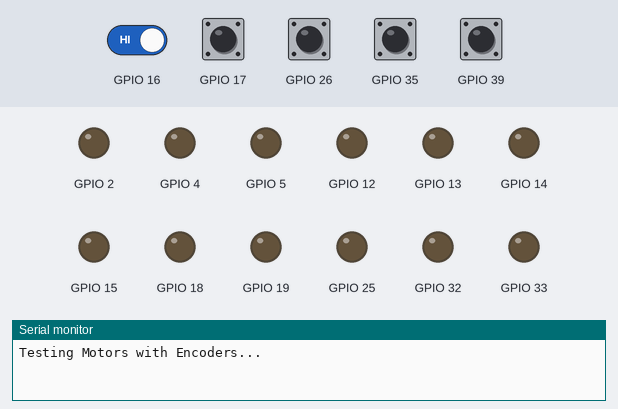
The sketch below on a simulated ESP32. Shown: output pins drawn as LEDs (lit = HIGH), the last lines printed to the serial monitor. The test bench sets the inputs (shaded band); at power-on: GPIO 16, GPIO 17, GPIO 26, GPIO 35, GPIO 39 HIGH.

Above: at 1.2 s.
1.3 s: GPIO 17 pulled LOW for 0.15 s
At 4.3 s:
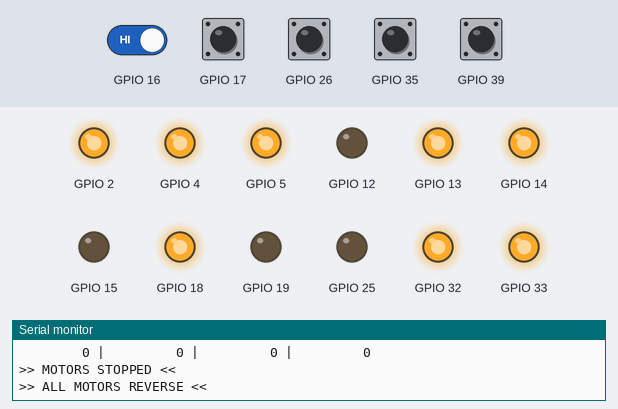
4.4 s: GPIO 16 driven LOW and GPIO 17 driven LOW
At 6.5 s:
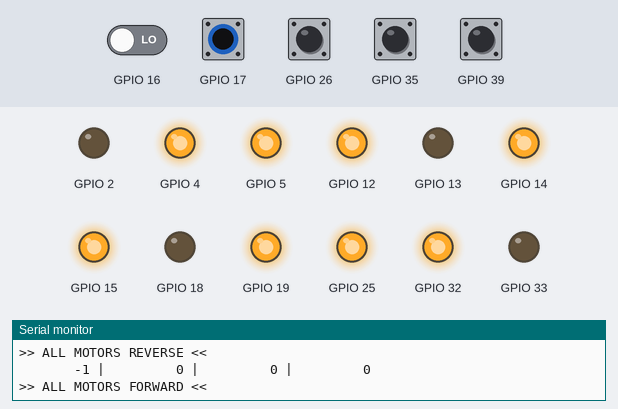
Timing chart, 0 to 13.4 s (numbered marks = the images above; inputs shaded):
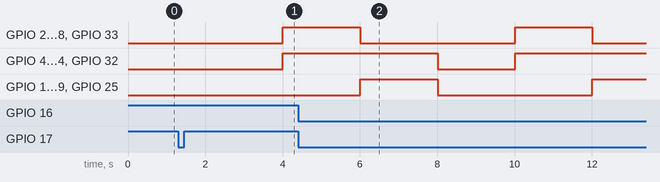

The sketch:

robot_control.ino
```cpp
#include <Arduino.h>

class MotorWithEncoder {
private:
  // Motor control pins
  int pin1_;
  int pin2_;
  int enablePin_;
  int channel_;

  // Encoder pins and state
  uint8_t encoderPinA_;
  uint8_t encoderPinB_;
  volatile long encoderCounter_;  // Changed from int to long
  volatile int aLastState_;

  // Motor state
  int currentSpeed_;
  int currentDirection_; // 1=forward, -1=backward, 0=stop

public:
  // Constructor
  MotorWithEncoder(int motorPin1, int motorPin2, int enablePin, int channel,
                 uint8_t encoderPinA, uint8_t encoderPinB)
    : pin1_(motorPin1), pin2_(motorPin2), enablePin_(enablePin), channel_(channel),
      encoderPinA_(encoderPinA), encoderPinB_(encoderPinB),
      encoderCounter_(0), aLastState_(0),
      currentSpeed_(0), currentDirection_(0) {

    // Setup motor pins
    pinMode(pin1_, OUTPUT);
    pinMode(pin2_, OUTPUT);
    ledcAttachChannel(enablePin_, 30000, 8, channel_);

    // Setup encoder pins
    pinMode(encoderPinA_, INPUT_PULLUP);
    pinMode(encoderPinB_, INPUT_PULLUP);
    aLastState_ = digitalRead(encoderPinA_);
  }

  // Encoder update function to be called from ISR
  void updateEncoder() {
    int aState = digitalRead(encoderPinA_);
    if (aState != aLastState_) {
      if (digitalRead(encoderPinB_) != aState) {
        encoderCounter_++;
      } else {
        encoderCounter_--;
      }
    }
    aLastState_ = aState;
  }

  // Move the motor with specified direction and speed
  void move(int direction, int speed) {
    speed = constrain(speed, 0, 255); // Ensure speed is within PWM range

    if (direction == 1) { // Forward
      digitalWrite(pin1_, LOW);
      digitalWrite(pin2_, HIGH);
    } else if (direction == -1) { // Backward
      digitalWrite(pin1_, HIGH);
      digitalWrite(pin2_, LOW);
    } else { // Stop
      digitalWrite(pin1_, LOW);
      digitalWrite(pin2_, LOW);
      speed = 0;
    }

    ledcWrite(enablePin_, speed);
    currentSpeed_ = speed;
    currentDirection_ = direction;
  }

  // Stop the motor
  void stop() {
    move(0, 0);
  }

  // Get current speed
  int getSpeed() const {
    return currentSpeed_;
  }

  // Get current direction
  int getDirection() const {
    return currentDirection_;
  }

  // Get encoder count (atomically)
  long getEncoderCount() const {  // Changed return type to long
    noInterrupts();
    long count = encoderCounter_;
    interrupts();
    return count;
  }

  // Reset encoder count
  void resetEncoder() {
    noInterrupts();
    encoderCounter_ = 0;
    interrupts();
  }

  // Get encoder pin A for interrupt attachment
  uint8_t getEncoderPinA() const {
    return encoderPinA_;
  }
};

class Side {
private:
  MotorWithEncoder& motor1_;
  MotorWithEncoder& motor2_;

public:
  Side(MotorWithEncoder& m1, MotorWithEncoder& m2)
    : motor1_(m1), motor2_(m2) {}

  void setSpeed(int speed) {
    // Convert signed speed to direction + absolute speed
    int direction = (speed > 0) ? 1 : (speed < 0) ? -1 : 0;
    int absSpeed = constrain(abs(speed), 0, 255);

    motor1_.move(direction, absSpeed);
    motor2_.move(direction, absSpeed);
  }

  void stop() {
    motor1_.stop();
    motor2_.stop();
  }

  long getAverageEncoder() {
    return (motor1_.getEncoderCount() + motor2_.getEncoderCount()) / 2;
  }
};

class DifferentialDrive {
private:
  Side& left_;
  Side& right_;

public:
  DifferentialDrive(Side& left, Side& right)
    : left_(left), right_(right) {}

  void tankDrive(int leftSpeed, int rightSpeed) {
    left_.setSpeed(leftSpeed);
    right_.setSpeed(rightSpeed);
  }

  void arcadeDrive(int throttle, int steering) {
    int left = constrain(throttle + steering, -255, 255);
    int right = constrain(throttle - steering, -255, 255);
    tankDrive(left, right);
  }
};


// Create motor+encoder objects
MotorWithEncoder motor1(13, 12, 14, 0, 17, 16);  // Motor 1 with encoder
MotorWithEncoder motor2(33, 25, 32, 1, 39, 36);  // Motor 2 with encoder
MotorWithEncoder motor3(18, 19, 5, 2, 26, 27);   // Motor 3 with encoder
MotorWithEncoder motor4(2, 15, 4, 3, 35, 34);    // Motor 4 with encoder

// Group motors into sides (adjust pairs according to your robot's wiring)
Side leftSide(motor2, motor4);  // Front-left + Rear-left
Side rightSide(motor1, motor3); // Front-right + Rear-right
DifferentialDrive robot(leftSide, rightSide);


// Individual ISR handlers for each encoder
void IRAM_ATTR handleEncoder0() {
  motor1.updateEncoder();
}
void IRAM_ATTR handleEncoder1() {
  motor2.updateEncoder();
}
void IRAM_ATTR handleEncoder2() {
  motor3.updateEncoder();
}
void IRAM_ATTR handleEncoder3() {
  motor4.updateEncoder();
}

void setup() {
  Serial.begin(115200);
  Serial.println("Testing Motors with Encoders...");

  // Attach interrupts for each encoder
  attachInterrupt(digitalPinToInterrupt(motor1.getEncoderPinA()), handleEncoder0, CHANGE);
  attachInterrupt(digitalPinToInterrupt(motor2.getEncoderPinA()), handleEncoder1, CHANGE);
  attachInterrupt(digitalPinToInterrupt(motor3.getEncoderPinA()), handleEncoder2, CHANGE);
  attachInterrupt(digitalPinToInterrupt(motor4.getEncoderPinA()), handleEncoder3, CHANGE);
}

void printEncoderPositions(long positions[4]) {  // Changed parameter type to long

  // Print all motor positions in one line with proper formatting
  Serial.printf("%9ld | %9ld | %9ld | %9ld\n",
               positions[0], positions[1],
               positions[2], positions[3]);
}

void loop() {
  static long lastCounters[4] = {0};  // Changed to long
  long currentCounters[4];           // Changed to long

  // Read all counters atomically
  currentCounters[0] = motor1.getEncoderCount();
  currentCounters[1] = motor2.getEncoderCount();
  currentCounters[2] = motor3.getEncoderCount();
  currentCounters[3] = motor4.getEncoderCount();

  // Print encoder changes in formatted way
  bool anyChange = false;
  for (int i = 0; i < 4; i++) {
    if (currentCounters[i] != lastCounters[i]) {
      anyChange = true;
      lastCounters[i] = currentCounters[i];
    }
  }

  if (anyChange) {
    printEncoderPositions(currentCounters);
  }

   // Modified motor control sequence
  static unsigned long lastChange = 0;
  static int state = 0;

  if (millis() - lastChange > 2000) {
    lastChange = millis();
    state = (state + 1) % 3;

    switch(state) {
      case 0: // Forward
        Serial.println("\n>> ALL MOTORS FORWARD <<");
        robot.tankDrive(255, 255);
        break;

      case 1: // Stop
        Serial.println("\n>> MOTORS STOPPED <<");
        robot.tankDrive(0, 0);
        break;

      case 2: // Backward
        Serial.println("\n>> ALL MOTORS REVERSE <<");
        robot.tankDrive(-255, -255);
        break;
    }
  }

  delay(10);
}
```
